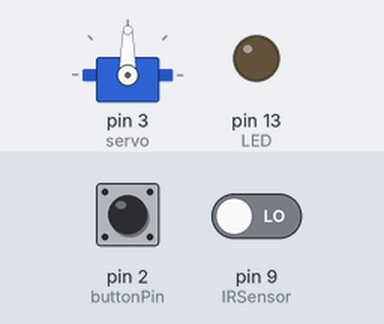
A sketch run on a simulated Arduino Uno, built with avr-gcc and run on an emulated ATmega328P. Parts: servo, output pins drawn as LEDs (lit = HIGH). The test bench sets the inputs (shaded band); at power-on: pin 2 (buttonPin) LOW, pin 9 (IRSensor) LOW. What the sketch prints to the serial monitor is not drawn.

Above: at 2.8 s.
2.9 s: pin 2 (buttonPin) pulled HIGH for 1.2 s
At 4.8 s:
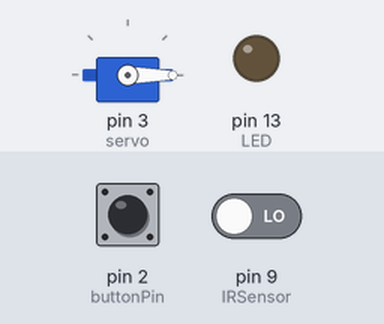
8.2 s: pin 9 (IRSensor) driven HIGH
At 10.2 s:
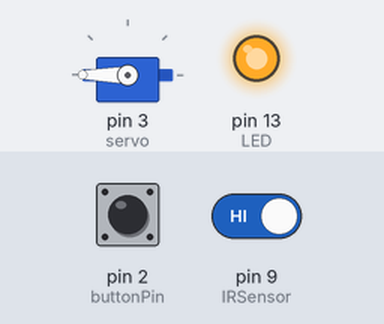
10.5 s: pin 2 (buttonPin) pulled HIGH for 1.2 s
At 12.6 s:
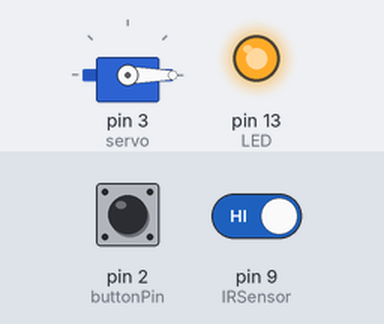
15.8 s: pin 2 (buttonPin) pulled HIGH for 3.2 s
Timing chart, 0 to 23.5 s (numbered marks = the images above; inputs shaded):
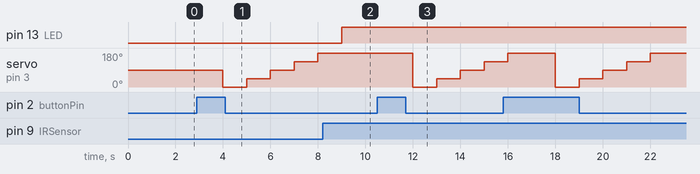

Measured:
- after the input at 2.9 s, servo on pin 3 (servo): 90° → 0° after 1.1 s, → 45° 1.0 s later, → 90° 1.0 s later, → 135° 1.0 s later, … (5 changes in this stretch)
- after the input at 8.2 s, pin 13 (LED): LOW → HIGH after 0.80 s
- after the input at 10.5 s, servo on pin 3 (servo): 180° → 0° after 1.5 s, → 45° 1.0 s later, → 90° 1.0 s later, → 135° 1.0 s later

The sketch:

compiled.ino
```cpp
#include <Servo.h>

Servo servo; // servo object representing the MG 996R servo
int IRSensor = 9; // connect ir sensor module to Arduino pin 9
int LED = 13; // conect LED to Arduino pin 13
const int buttonPin = 2;  // the number of the pushbutton pin
int buttonState = 0;
const int ledPin = 13;    // the number of the LED pin
int timeSensor = 0;       // sensing time

void setup()
{
  Serial.begin(115200); // Init Serila at 115200 Baud
  Serial.println("Serial Working"); // Test to check if serial is working or not
  servo.attach(3); // servo is wired to Arduino on digital pin 3
  pinMode(IRSensor, INPUT); // IR Sensor pin INPUT
  pinMode(LED, OUTPUT); // LED Pin Output
  pinMode(ledPin, OUTPUT); // initialize the LED pin as an output
  pinMode(buttonPin, INPUT); // initialize the pushbutton pin as an input
}

void loop()
{
  int sensorStatus = digitalRead(IRSensor); // Set the GPIO as Input
  buttonState = digitalRead(buttonPin); // read the state of the pushbutton value

  if (timeSensor == 10) // if it senses for more than 10 seconds
  {
    //lock the hooks
    servo.write(0); // move MG996R's shaft to angle 0°
    delay(1000); // wait for one second
    servo.write(45); // move MG996R's shaft to angle 45°
    delay(1000); // wait for one second
    servo.write(90); // move MG996R's shaft to angle 90°
    delay(1000); // wait for one second
    servo.write(135); // move MG996R's shaft to angle 135°
    delay(1000); // wait for one second
    servo.write(180); // move MG996R's shaft to angle 180°
    delay(1000); // wait for one second
    timeSensor == 11; // stop adding
  }

  if (sensorStatus == 1) // Check if the pin high or not
  {
    //check if it senses something for a long time
    digitalWrite(LED, HIGH); // LED High
    if (timeSensor != 11) //check if it needs to stop adding
      timeSensor += 1;
  }
  delay(1000);

  if (buttonState == HIGH) // check if the pushbutton is pressed. If it is, the buttonState is HIGH
  {
    // unlock the hooks
    servo.write(0); // move MG996R's shaft to angle 0°
    delay(1000); // wait for one second
    servo.write(45); // move MG996R's shaft to angle 45°
    delay(1000); // wait for one second
    servo.write(90); // move MG996R's shaft to angle 90°
    delay(1000); // wait for one second
    servo.write(135); // move MG996R's shaft to angle 135°
    delay(1000); // wait for one second
    servo.write(180); // move MG996R's shaft to angle 180°
    delay(1000); // wait for one second
    timeSensor == 0; // reset
  }
}
```
